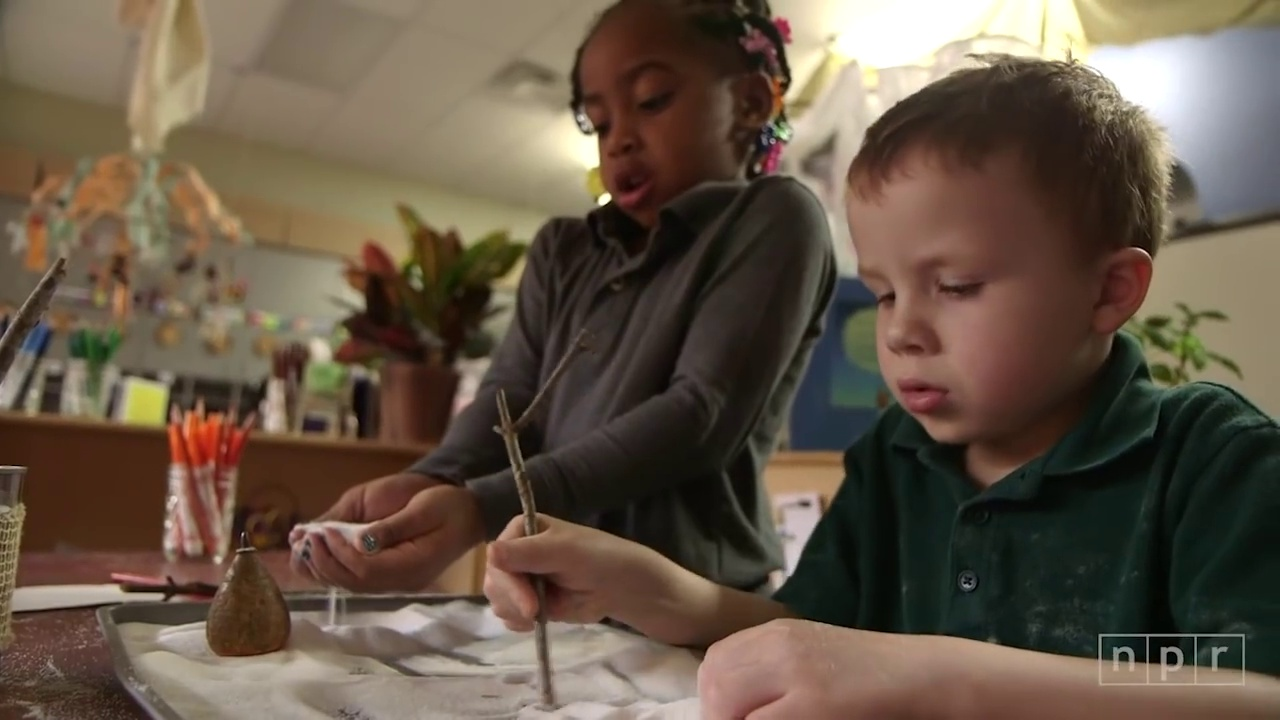
#> input picture Video Search/VideoIndexing/Frames/1008.jpg, 1280 x 720 px, given in place of 24.jpg, which was not available
$ python 2.1_sample.py
#> lines starting #> are read from the running program, lines starting #| are printed output that depends on the picture
from PIL import Image
import numpy as np

def sample_frame(start, end, step, target='L'):
#> called with start = 24, end = 7200, step = 24, target = 'L'
    images=[]

    n= start
    while n<end:
        #get image
        file_path= f'./Frames/{n}.jpg'

        try:
            #open image from PIL
            with Image.open(file_path, 'r') as img:
#> img is the input picture: PIL image 1280x720 RGB; mean R, G, B 101, 86.2, 70.8
                width, height= img.size
#> width = 1280; height = 720
                #print(img.size)

                #resize the image by half
                resize= img.resize((int(width/2), int(height/2)))
                #print(f' {resize.size} \n')

                #GrayScale
                if resize.mode != target:
                    final= resize.convert(target)
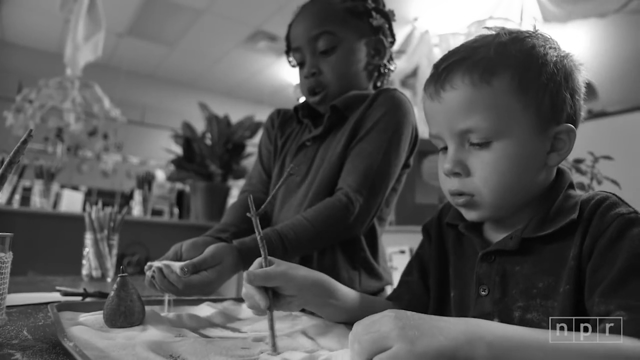
#> final: PIL image 640x360 L; min 0, max 255, mean 88.9

                #stored to show example of final image
                #final.save(f'./VideoOutPut/{n}.jpg')
                #Normalize
                img_array= np.array(final)/float(255)
                images.append(img_array)

        #exception error
        except FileNotFoundError:
            print(f'FileNotFound at {file_path}')
        except Exception as e:
            print(f'Error: {e}')

        n+=step
#> pass 2 of the loop in sample_frame, `while n<end:`:
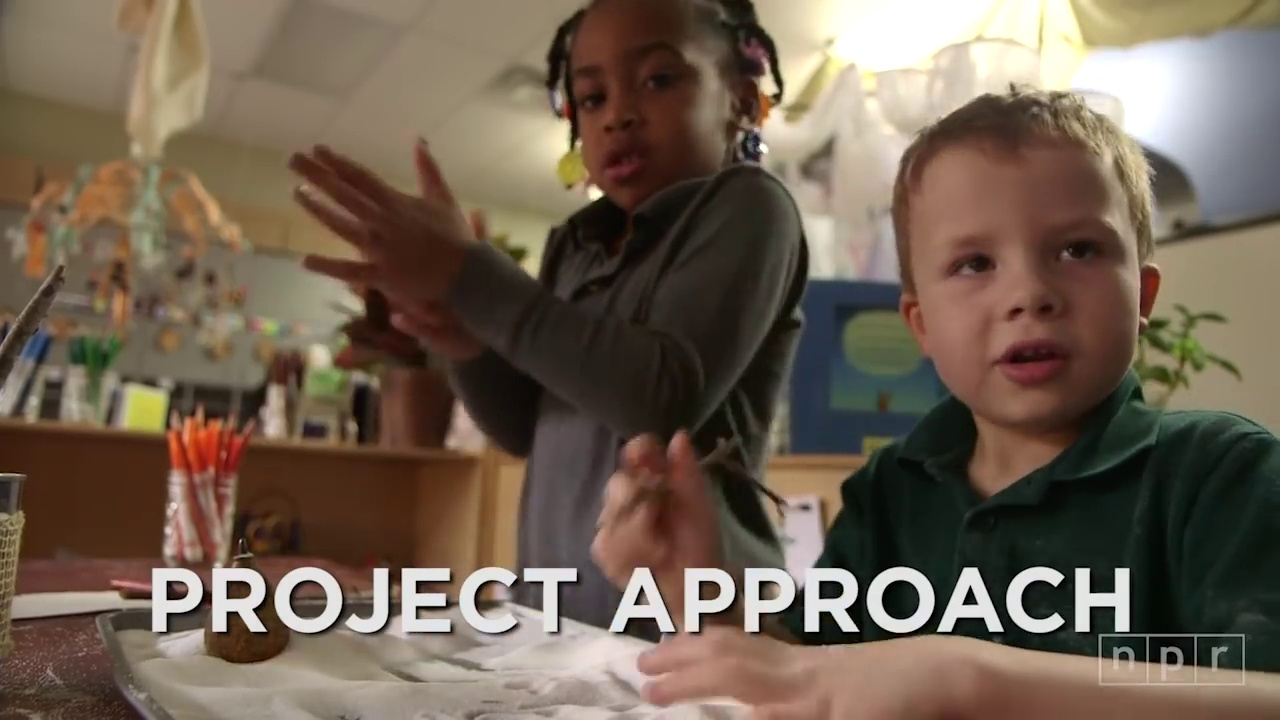
#> input picture Video Search/VideoIndexing/Frames/1128.jpg, 1280 x 720 px, given in place of 48.jpg, which was not available
#> in sample_frame, img is the input picture: PIL image 1280x720 RGB; mean R, G, B 112, 96.5, 81.3
#> in sample_frame, `final= resize.convert(target)`:
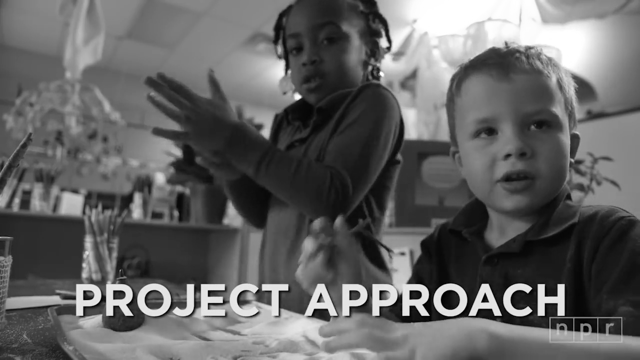
#> final: PIL image 640x360 L; min 0, max 255, mean 99.4

    #saves it to an npy file
    images_array= np.array(images)
    np.save('./2.1_frames.npy', images_array)

#sample frames from start to end with steps
fps=24
sample_frame(fps, fps*300, fps*1)
